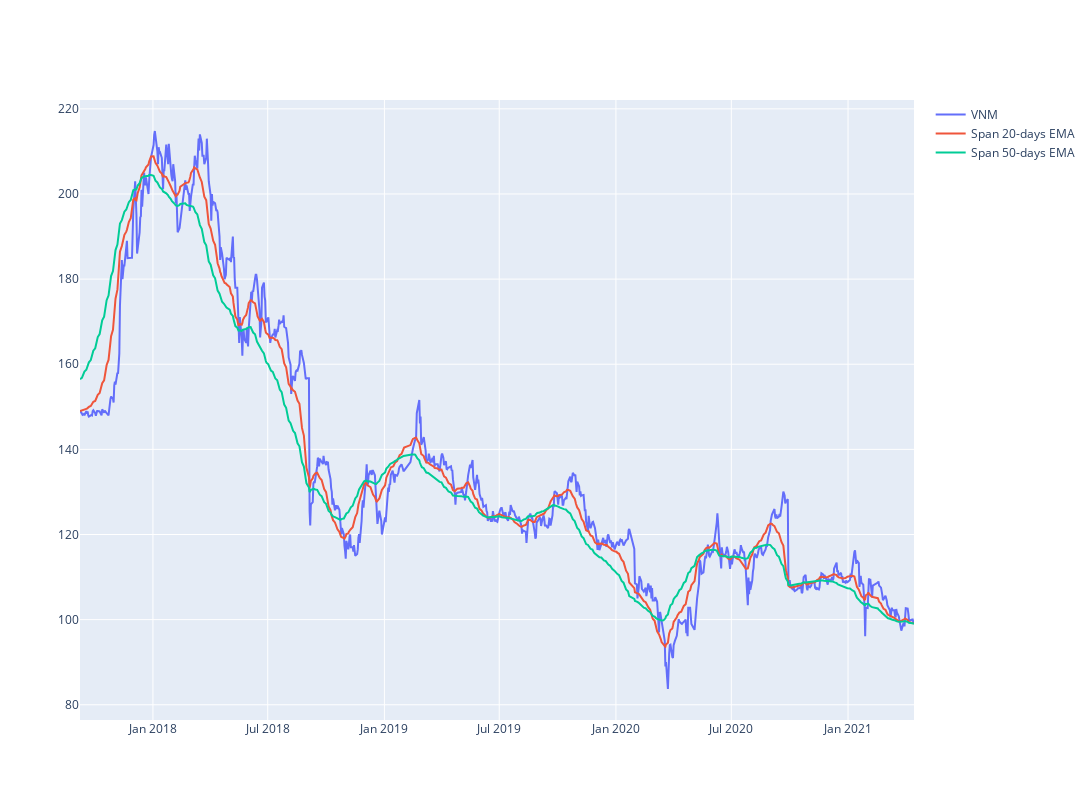

Write notebook code for a chart like this one.
### Code cell
#plot linechart for HPG price
short_rolling = df['<Close>'].rolling(window=20).mean()

ema_long = df['<Close>'].ewm(span=50, adjust=False).mean()
ema_short = df['<Close>'].ewm(span=20, adjust=False).mean()
line_price = df['<Close>']
fig = go.Figure()
#px.line(df_hpg, x='datetime', y='<Close>', labels={'x':'Date', 'y':'Price'})
fig.update_layout(  autosize=False,   width=1200,    height=800)
fig.add_trace(go.Scatter(x=df.datetime, y=line_price, 
                        mode='lines', name='VNM'))

fig.add_trace(go.Scatter(x=df.datetime, y=ema_short, 
                        mode='lines', name='Span 20-days EMA'))

fig.add_trace(go.Scatter(x=df.datetime, y=ema_long, 
                        mode='lines', name='Span 50-days EMA'))

### Figure 1 — Plotly figure (JSON) as saved in the notebook; plotly's stock layout.template omitted (floating-point values rounded to 4 significant figures; data arrays with more than 128 entries replaced by an {"elided": "..."} marker saying what was removed)
{"data": [{"mode": "lines", "name": "VNM", "type": "scatter", "x": {"elided": "900 str values"}, "y": {"elided": "900 float values"}}, {"mode": "lines", "name": "Span 20-days EMA", "type": "scatter", "x": {"elided": "900 str values"}, "y": {"elided": "900 float values"}}, {"mode": "lines", "name": "Span 50-days EMA", "type": "scatter", "x": {"elided": "900 str values"}, "y": {"elided": "900 float values"}}], "layout": {"autosize": false, "height": 800, "width": 1200}}
